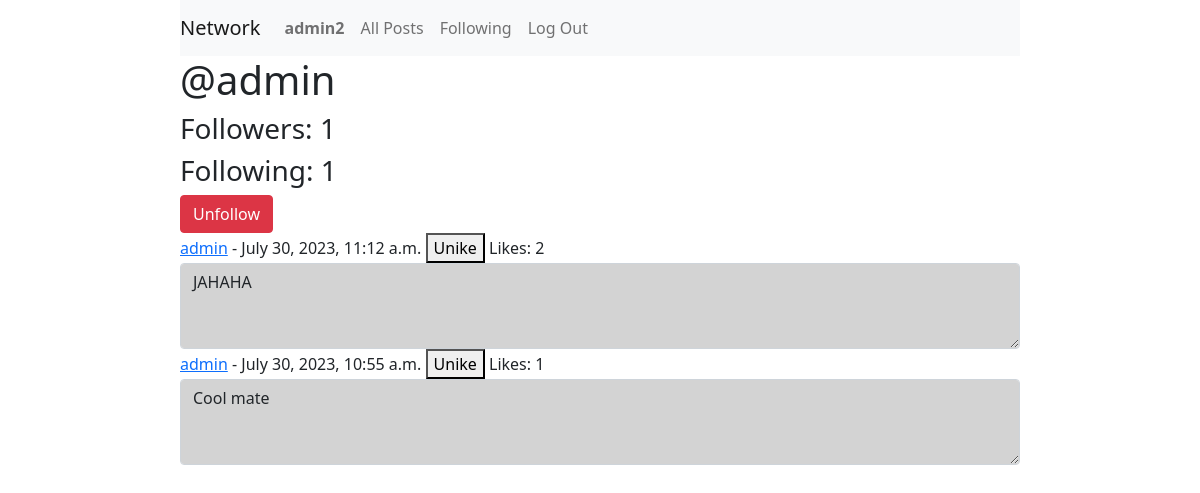
The app's page /profile/1 (signed in) with its own data.
### network/models.py (models this page shows, shortened)
class User(AbstractUser):
    pass

class Post(models.Model):
    content = models.TextField(max_length=600)
    author = models.ForeignKey(User, on_delete=models.CASCADE)
    timestamp = models.DateTimeField(auto_now_add=True)
    likes = models.IntegerField(default=0)

### network/views.py (the view)
# urls.py: path("profile/<int:id>", views.get_profile, name="profile"),
def get_profile(request, id):
    user = User.objects.get(id=id)
    all_posts = Post.objects.filter(author = user).order_by("-timestamp")
    followings = Follow.objects.filter(user=user)
    followers  = Follow.objects.filter(followed = user)
    current_user = request.user
    is_following = followers.filter(user=User.objects.get(pk=current_user.id))
    is_following = bool(is_following)
    paginator = Paginator(all_posts, 10)
    page_number = request.GET.get('p')
    posts = paginator.get_page(page_number)
    likes = Like.objects.all()
    liked = []
    for like in likes:
        if like.user.id == request.user.id:
            liked.append(like.post.id)
    like = []
    for post in posts:
        like_on_post = Like.objects.filter(post=post).count()
        post.likes = like_on_post
        post.save()
    return render(request, "network/profile.html",{
        "posts": posts,
        'username': user.username,
        'target_user_id': user.id,
        'followings': followings,
        'followers': followers,
        'is_following': is_following,
        'liked': liked
    })

### network/templates/network/profile.html (shortened to what this page needs)
{% extends "network/layout.html" %} {% block body %}
<h1>@{{username}}</h1>
<div>
  <h3>Followers:  {{followers.count}} </h3>
  <h3>Following: {{followings.count}}</h3>
  {% if user.is_authenticated and user.username != username %}
    {% if is_following %}
      <form action="{% url 'unfollow' %}" method="POST">
        <button type="submit" class="btn btn-danger">Unfollow</button>
      </form>
    {% else %}
      <form action="{% url 'follow' %}" method="POST">
        {% csrf_token %}
        <input type="hidden" name="target-user-id" value="{{target_user_id}}" />
        <button type="submit" class="btn btn-primary">Follow</button>
      </form>
    {% endif %}
  {% endif %}
</div>
<div>
  {% for post in posts %}
  <div>
    <label for="post-content"> <a href="{% url 'profile' post.author.id %}">{{post.author}}</a> - {{post.timestamp}}</label>
    {%if user.is_authenticated%}
      {% if post.id in liked %}
        <button id="{{post.id}}" onclick="LikeBtnClicked({{post.id}})">Unike</button>
      {% else %}
        <button id="{{post.id}}" onclick="LikeBtnClicked({{post.id}})">Like</button>
      {% endif %}
    {%endif%}
    <span id="numbers_of_like_{{post.id}}">Likes: {{post.likes}}</span>
    <textarea
      name="post-content"
      style="background-color: lightgray"
      class="form-control"
      id="post-content-{{post.id}}"
      rows="3"
      readonly>{{post.content}}</textarea>
  </div>
</div>
{% endfor %}
<nav
  aria-label="Page navigation example"
  class="d-flex justify-content-center mt-2"
>
</nav>
{% endblock %}

### network/templates/network/layout.html (shortened to what this page needs)
{% load static %}
<!DOCTYPE html>
<html lang="en">
  <head>
    <link
      href="https://cdn.jsdelivr.net/npm/bootstrap@5.0.0/dist/css/bootstrap.min.css"
      rel="stylesheet"
    />
    <link href="{% static 'network/styles.css' %}" rel="stylesheet" />
  </head>
  <body style="padding-left: 15%; padding-right: 15%">
    <nav class="navbar navbar-expand-lg navbar-light bg-light">
      <a class="navbar-brand" href="{% url 'index' %}">Network</a>
      <div>
        <ul class="navbar-nav mr-auto">
          {% if user.is_authenticated %}
          <li class="nav-item">
            <a class="nav-link" href="{% url 'profile' user.id %}"
              ><strong>{{ user.username }}</strong></a
            >
          </li>
          {% endif %}
          <li class="nav-item">
            <a class="nav-link" href="{% url 'index' %}">All Posts</a>
          </li>
          {% if user.is_authenticated %}
          <li class="nav-item">
            <a class="nav-link" href="{% url 'following' %}">Following</a>
          </li>
          <li class="nav-item">
            <a class="nav-link" href="{% url 'logout' %}">Log Out</a>
          </li>
          {% endif %}
        </ul>
      </div>
    </nav>
    <div class="body">{% block body %} {% endblock %}</div>
  </body>
</html>

### records on screen
User: username "admin2"
User: username "admin"
Post: author "admin", timestamp "July 30, 2023, 11:12 a.m.", likes "2", post-content "JAHAHA"
Post: author "admin", timestamp "July 30, 2023, 10:55 a.m.", likes "1", post-content "Cool mate"

### other values on screen
{{ followers.count }} "1"
{{ followings.count }} "1"
